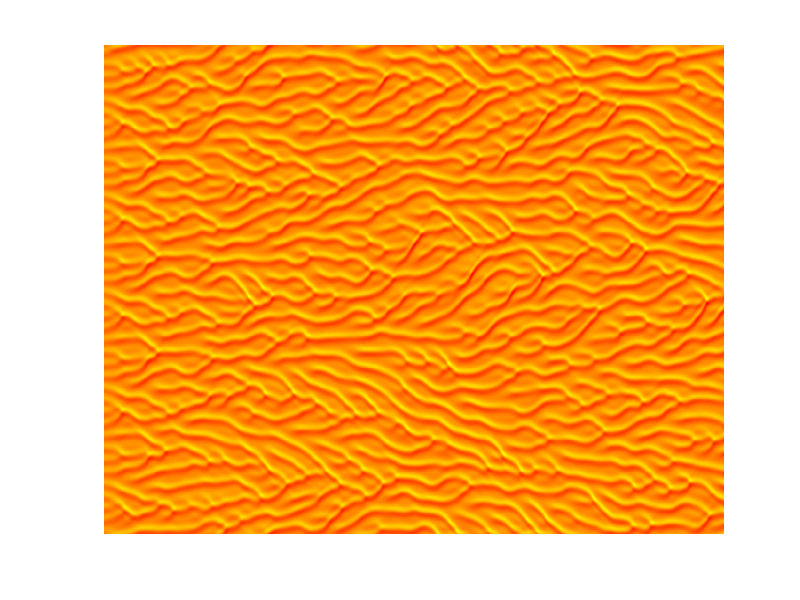

The MATLAB script that drew this image:
clc;
clear;

% Size of the domain
L = 128;

% Max time
T = 400;

% Number of intervals in the x direction
n = 1024;

% Number of intervals in time (A small solution leads to instabilities
% related to the implicit - explicit scheme)
Nt = 2400;

% The mesh size h
h = 2 * L / n;
x = linspace(-L, L, n+1);

% Time
dt = T / (Nt);
t = linspace(0, T, Nt+1);

% One dimensional discrete first derivative (Central Diff)
e = ones(n,1);
F = spdiags([-e e],[-1 1],n,n) / (2 * h);
% Periodic boundary
F(1,n) = -1;
F(n,1) = 1;

% One dimensional discrete second derivative (\Delta)
D = - gallery("tridiag", n);
% Periodic Boundary
D(1,n) = 1; D(n,1) = 1;
D = D / (h^2);

% One dimensional discrete forth derivative (\Delta^2)
D2 = D'*D;

% Identity matrix
I = speye(n);

% Forming the (Fully Implicit Linear part - Explicit Nonlinear part)
A = I+dt*D+dt*D2;

% Matrix to retain solution at each timestep
S = zeros(n,Nt+1);

% Initial condition
S(:,1) = cos(x(1:end-1)') + 0.15*cos(x(1:end-1)'/8).*(1+2*sin(x(1:end-1)'/8));

% Iterative solution
for i=1:Nt
    S(:,i+1)=A\(S(:,i)-dt*(F*S(:,i)).*S(:,i));
end

% Plot time evolution and account for periodic boundary
imagesc([S;S(1,:)]);colormap autumn;axis off;